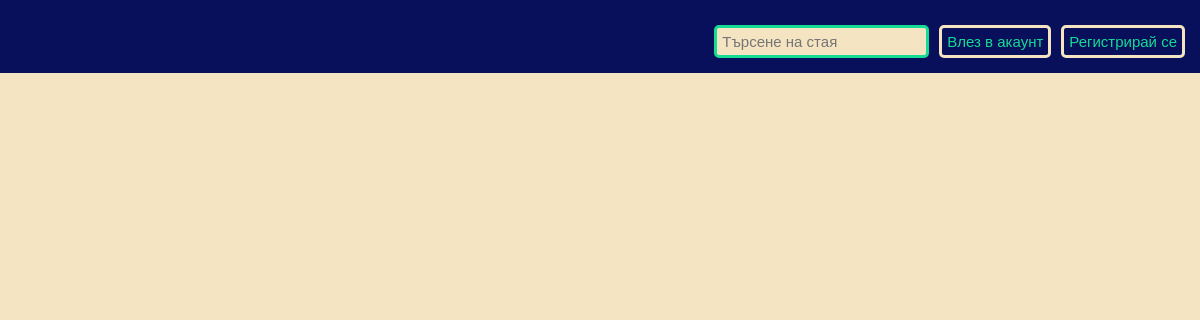
Page /views/lobby.php on the earlier database version.
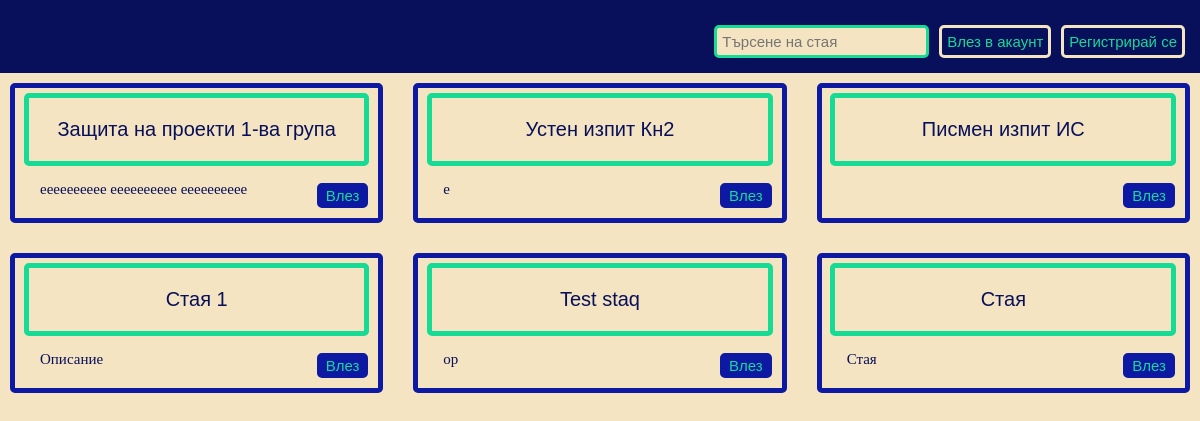
Same page on the later database version.
### tables this page shows
CREATE TABLE `rooms` (
  `room_id` int(11) NOT NULL,
  `creator_id` int(11) NOT NULL,
  `moderator_id` int(11) NOT NULL,
  `name` varchar(100) NOT NULL,
  `description` varchar(400) NOT NULL,
  `type_id` int(11) DEFAULT NULL,
  `url` varchar(400) DEFAULT NULL,
  `meeting_password` varchar(100) DEFAULT NULL,
  `break_until` datetime DEFAULT NULL,
  `avg_time` int(11) DEFAULT NULL,
  `passed_people` int(11) NOT NULL DEFAULT 0
);

### config.php (called while the page is built)
<?php
return array(
    'DB_SERVERNAME' => 'localhost',
    'DB_USERNAME' => 'test_user',
    'DB_PASSWORD' => 'pass',
    'DB_NAME' => 'waiting_room',
    'URL' => 'http://localhost/waitingroom/views/lobby.php',
    'BASE_FOLDER' => 'C:\xampp\htdocs\WaitingRoom',
    'BASE_URL' => 'http://localhost/waitingroom'
);
?>

### db/connect_db.php (called while the page is built)
<?php
class Database {
    private $pdo;
    private static $instance = null;
    private function __construct(){
        $config = include($_SERVER['DOCUMENT_ROOT'].'\WaitingRoom\config.php');
        $host = $config['DB_SERVERNAME'];
        $db = $config['DB_NAME'];
        $user = $config['DB_USERNAME'];
        $password = $config['DB_PASSWORD'];
        $dsn = "mysql:host=$host;dbname=$db;charset=UTF8";
        try {
        	$this->pdo = new PDO($dsn, $user, $password);
        } catch (PDOException $e) {
           echo 'failed';
           echo $e->getMessage();
        }
    }
    public static function getInstance() {
        if (self::$instance == null) {
            self::$instance = new Database();
        }
        return self::$instance;
    }
    public function getConnection() {
        return $this->pdo;
    }
}
?>

### db/lobby.php (called while the page is built, shortened)
<?php
require_once('connect_db.php');
class LobbyModel{
    private $pdo;
    public function __construct(){
        $db = Database::getInstance();
        $this->pdo = $db->getConnection();
    }
    function getAllRooms(){
	   $query = 'SELECT name, description, room_id FROM rooms';
	   $stmt = $this->pdo->query($query);
	   $rows = $stmt->fetchAll(PDO::FETCH_ASSOC);
	   return $rows;
    }
}
?>

### controllers/lobby_controller.php (called while the page is built, shortened)
<?php
$config = require_once $_SERVER['DOCUMENT_ROOT'].'/WaitingRoom/config.php';
$base_dir = $config['BASE_FOLDER'];
require_once "$base_dir/db/lobby.php";
function getAllRooms(){
    $model = new LobbyModel();
    return $model->getAllRooms();
}
?>

### views/lobby.php (the view, shortened to what this page needs)
<?php
 include_once '../controllers/lobby_controller.php';
?>
<!DOCTYPE html>
<html>
<head>
    <link rel="stylesheet" href="styles/lobby.css">
</head>
<body>
<header>
    <?php if(!isset($_SESSION["name"])) : ?>
    <form method="get" action="registration.php">
            <button  type="submit" class="header_button">Регистрирай се</button>
    </form>
    <form method="get" action="login.php">
        <button type="submit" class="header_button">Влез в акаунт</button>
    </form>
    <?php endif; ?>
		 <form method = "post" action="../controllers/lobby_controller.php">
				<input type="text" class="search_field" name="key_word" placeholder="Търсене на стая">
	 </form>
</header>
<div class="rooms_list">
<?php
if(isset($_SESSION['rooms'])){
	$rows = $_SESSION['rooms'];
	unset($_SESSION['rooms']);
}
else{
	$rows = getAllRooms();
}
if($rows){
    foreach($rows as $row){
        echo "<div class=\"room\">
        <div class=\"room_name\"><p>{$row['name']}</p></div>
        <div class=\"room_description\"><p>{$row['description']}</p></div>
        <button class=\"join_button\" type=\"button\"><a href=\"room/room.php?room={$row['room_id']}\">Влез</a></button>
        </div>";
    }
}
?>
</div>
</body>
</html>

Differences in the rows shown:
added rooms: name "Защита на проекти 1-ва група", description "ееееееееее ееееееееее ееееееееее"
added rooms: name "Устен изпит Кн2", description "е"
added rooms: name "Писмен изпит ИС"
added rooms: name "Стая 1", description "Описание"
added rooms: name "Test staq", description "op"
added rooms: name "Стая", description "Стая"
